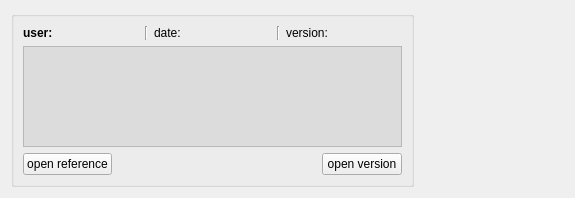
<?xml version="1.0" encoding="UTF-8"?>
<ui version="4.0">
 <class>Form</class>
 <widget class="QWidget" name="Form">
  <property name="geometry">
   <rect>
    <x>0</x>
    <y>0</y>
    <width>575</width>
    <height>198</height>
   </rect>
  </property>
  <property name="windowTitle">
   <string>Form</string>
  </property>
  <layout class="QVBoxLayout" name="verticalLayout">
   <item>
    <layout class="QHBoxLayout" name="horizontalLayout_2">
     <item>
      <widget class="QGroupBox" name="groupBox">
       <property name="title">
        <string/>
       </property>
       <layout class="QVBoxLayout" name="verticalLayout_4">
        <item>
         <layout class="QHBoxLayout" name="horizontalLayout_3">
          <item>
           <widget class="QLabel" name="labelUser">
            <property name="sizePolicy">
             <sizepolicy hsizetype="Preferred" vsizetype="Minimum">
              <horstretch>0</horstretch>
              <verstretch>0</verstretch>
             </sizepolicy>
            </property>
            <property name="font">
             <font>
              <weight>75</weight>
              <italic>false</italic>
              <bold>true</bold>
             </font>
            </property>
            <property name="frameShape">
             <enum>QFrame::NoFrame</enum>
            </property>
            <property name="text">
             <string>user:</string>
            </property>
           </widget>
          </item>
          <item>
           <widget class="Line" name="line">
            <property name="orientation">
             <enum>Qt::Vertical</enum>
            </property>
           </widget>
          </item>
          <item>
           <widget class="QLabel" name="labelDate">
            <property name="sizePolicy">
             <sizepolicy hsizetype="Preferred" vsizetype="Minimum">
              <horstretch>0</horstretch>
              <verstretch>0</verstretch>
             </sizepolicy>
            </property>
            <property name="text">
             <string>date:</string>
            </property>
           </widget>
          </item>
          <item>
           <widget class="Line" name="line_2">
            <property name="orientation">
             <enum>Qt::Vertical</enum>
            </property>
           </widget>
          </item>
          <item>
           <widget class="QLabel" name="labelVersion">
            <property name="sizePolicy">
             <sizepolicy hsizetype="Preferred" vsizetype="Minimum">
              <horstretch>0</horstretch>
              <verstretch>0</verstretch>
             </sizepolicy>
            </property>
            <property name="text">
             <string>version:</string>
            </property>
           </widget>
          </item>
         </layout>
        </item>
        <item>
         <widget class="QTextEdit" name="textEditContent">
          <property name="sizePolicy">
           <sizepolicy hsizetype="Expanding" vsizetype="MinimumExpanding">
            <horstretch>0</horstretch>
            <verstretch>0</verstretch>
           </sizepolicy>
          </property>
          <property name="minimumSize">
           <size>
            <width>0</width>
            <height>100</height>
           </size>
          </property>
          <property name="palette">
           <palette>
            <active>
             <colorrole role="Base">
              <brush brushstyle="SolidPattern">
               <color alpha="255">
                <red>220</red>
                <green>220</green>
                <blue>220</blue>
               </color>
              </brush>
             </colorrole>
            </active>
            <inactive>
             <colorrole role="Base">
              <brush brushstyle="SolidPattern">
               <color alpha="255">
                <red>220</red>
                <green>220</green>
                <blue>220</blue>
               </color>
              </brush>
             </colorrole>
            </inactive>
            <disabled>
             <colorrole role="Base">
              <brush brushstyle="SolidPattern">
               <color alpha="255">
                <red>244</red>
                <green>244</green>
                <blue>244</blue>
               </color>
              </brush>
             </colorrole>
            </disabled>
           </palette>
          </property>
          <property name="verticalScrollBarPolicy">
           <enum>Qt::ScrollBarAsNeeded</enum>
          </property>
          <property name="horizontalScrollBarPolicy">
           <enum>Qt::ScrollBarAsNeeded</enum>
          </property>
          <property name="autoFormatting">
           <set>QTextEdit::AutoAll</set>
          </property>
          <property name="html">
           <string>&lt;!DOCTYPE HTML PUBLIC &quot;-//W3C//DTD HTML 4.0//EN&quot; &quot;http://www.w3.org/TR/REC-html40/strict.dtd&quot;&gt;
&lt;html&gt;&lt;head&gt;&lt;meta name=&quot;qrichtext&quot; content=&quot;1&quot; /&gt;&lt;style type=&quot;text/css&quot;&gt;
p, li { white-space: pre-wrap; }
&lt;/style&gt;&lt;/head&gt;&lt;body style=&quot; font-family:'Noto Sans'; font-size:10pt; font-weight:400; font-style:normal;&quot;&gt;
&lt;p style=&quot;-qt-paragraph-type:empty; margin-top:0px; margin-bottom:0px; margin-left:0px; margin-right:0px; -qt-block-indent:0; text-indent:0px;&quot;&gt;&lt;br /&gt;&lt;/p&gt;&lt;/body&gt;&lt;/html&gt;</string>
          </property>
          <property name="textInteractionFlags">
           <set>Qt::LinksAccessibleByKeyboard|Qt::LinksAccessibleByMouse|Qt::TextBrowserInteraction|Qt::TextEditable|Qt::TextEditorInteraction|Qt::TextSelectableByKeyboard|Qt::TextSelectableByMouse</set>
          </property>
         </widget>
        </item>
        <item>
         <layout class="QHBoxLayout" name="horizontalLayout_4">
          <item>
           <widget class="QPushButton" name="pushReference">
            <property name="enabled">
             <bool>true</bool>
            </property>
            <property name="text">
             <string>open reference</string>
            </property>
           </widget>
          </item>
          <item>
           <spacer name="horizontalSpacer_3">
            <property name="orientation">
             <enum>Qt::Horizontal</enum>
            </property>
            <property name="sizeType">
             <enum>QSizePolicy::MinimumExpanding</enum>
            </property>
            <property name="sizeHint" stdset="0">
             <size>
              <width>40</width>
              <height>20</height>
             </size>
            </property>
           </spacer>
          </item>
          <item>
           <widget class="QPushButton" name="pushVersion">
            <property name="text">
             <string>open version</string>
            </property>
           </widget>
          </item>
         </layout>
        </item>
       </layout>
      </widget>
     </item>
     <item>
      <spacer name="horizontalSpacer_2">
       <property name="orientation">
        <enum>Qt::Horizontal</enum>
       </property>
       <property name="sizeType">
        <enum>QSizePolicy::Preferred</enum>
       </property>
       <property name="sizeHint" stdset="0">
        <size>
         <width>150</width>
         <height>20</height>
        </size>
       </property>
      </spacer>
     </item>
    </layout>
   </item>
  </layout>
 </widget>
 <resources/>
 <connections/>
</ui>
